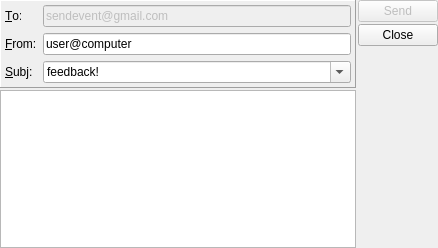
<?xml version="1.0" encoding="UTF-8"?>
<ui version="4.0">
 <class>EWAFeedBackDialogUi</class>
 <widget class="QDialog" name="EWAFeedBackDialogUi">
  <property name="geometry">
   <rect>
    <x>0</x>
    <y>0</y>
    <width>438</width>
    <height>248</height>
   </rect>
  </property>
  <property name="windowTitle">
   <string>Feedback Form</string>
  </property>
  <layout class="QGridLayout" name="gridLayout_3">
   <property name="leftMargin">
    <number>0</number>
   </property>
   <property name="topMargin">
    <number>0</number>
   </property>
   <property name="rightMargin">
    <number>0</number>
   </property>
   <property name="bottomMargin">
    <number>0</number>
   </property>
   <property name="spacing">
    <number>0</number>
   </property>
   <item row="0" column="0">
    <widget class="QStackedWidget" name="stackedWidget">
     <property name="currentIndex">
      <number>0</number>
     </property>
     <widget class="QWidget" name="pInputMessagePage">
      <layout class="QGridLayout" name="gridLayout_2">
       <property name="leftMargin">
        <number>0</number>
       </property>
       <property name="topMargin">
        <number>0</number>
       </property>
       <property name="rightMargin">
        <number>2</number>
       </property>
       <property name="bottomMargin">
        <number>0</number>
       </property>
       <property name="horizontalSpacing">
        <number>0</number>
       </property>
       <property name="verticalSpacing">
        <number>2</number>
       </property>
       <item row="0" column="0">
        <widget class="QFrame" name="frame">
         <property name="frameShape">
          <enum>QFrame::Panel</enum>
         </property>
         <property name="frameShadow">
          <enum>QFrame::Raised</enum>
         </property>
         <layout class="QGridLayout" name="gridLayout">
          <property name="leftMargin">
           <number>4</number>
          </property>
          <property name="topMargin">
           <number>4</number>
          </property>
          <property name="rightMargin">
           <number>4</number>
          </property>
          <property name="bottomMargin">
           <number>4</number>
          </property>
          <item row="0" column="0">
           <layout class="QFormLayout" name="formLayout">
            <item row="0" column="0">
             <widget class="QLabel" name="label">
              <property name="text">
               <string>&amp;To:</string>
              </property>
              <property name="buddy">
               <cstring>pToLineEdit</cstring>
              </property>
             </widget>
            </item>
            <item row="0" column="1">
             <widget class="QLineEdit" name="pToLineEdit">
              <property name="enabled">
               <bool>false</bool>
              </property>
              <property name="toolTip">
               <string>&lt;span&gt;Address for messaging in common way &amp;mdash; by e-mail.&lt;/span&gt;</string>
              </property>
              <property name="inputMask">
               <string notr="true"/>
              </property>
              <property name="text">
               <string>sendevent@gmail.com</string>
              </property>
              <property name="readOnly">
               <bool>true</bool>
              </property>
             </widget>
            </item>
            <item row="1" column="0">
             <widget class="QLabel" name="label_2">
              <property name="text">
               <string>&amp;From:</string>
              </property>
              <property name="buddy">
               <cstring>pFromLineEdit</cstring>
              </property>
             </widget>
            </item>
            <item row="1" column="1">
             <widget class="QLineEdit" name="pFromLineEdit">
              <property name="enabled">
               <bool>true</bool>
              </property>
              <property name="toolTip">
               <string>Your name and/or e-mail.</string>
              </property>
              <property name="inputMask">
               <string notr="true"/>
              </property>
              <property name="text">
               <string>user@computer</string>
              </property>
              <property name="readOnly">
               <bool>false</bool>
              </property>
             </widget>
            </item>
            <item row="2" column="0">
             <widget class="QLabel" name="label_3">
              <property name="text">
               <string>&amp;Subj:</string>
              </property>
              <property name="buddy">
               <cstring>pSubjComboBox</cstring>
              </property>
             </widget>
            </item>
            <item row="2" column="1">
             <widget class="QComboBox" name="pSubjComboBox">
              <property name="toolTip">
               <string>Message' subject</string>
              </property>
              <property name="editable">
               <bool>true</bool>
              </property>
              <item>
               <property name="text">
                <string>feedback!</string>
               </property>
              </item>
              <item>
               <property name="text">
                <string>Feature Request</string>
               </property>
              </item>
              <item>
               <property name="text">
                <string>Bug report</string>
               </property>
              </item>
             </widget>
            </item>
           </layout>
          </item>
         </layout>
        </widget>
       </item>
       <item row="1" column="0">
        <widget class="QTextEdit" name="pTextEdit">
         <property name="toolTip">
          <string>Your message</string>
         </property>
         <property name="html">
          <string>&lt;!DOCTYPE HTML PUBLIC &quot;-//W3C//DTD HTML 4.0//EN&quot; &quot;http://www.w3.org/TR/REC-html40/strict.dtd&quot;&gt;
&lt;html&gt;&lt;head&gt;&lt;meta name=&quot;qrichtext&quot; content=&quot;1&quot; /&gt;&lt;style type=&quot;text/css&quot;&gt;
p, li { white-space: pre-wrap; }
&lt;/style&gt;&lt;/head&gt;&lt;body style=&quot; font-family:'Oxygen-Sans'; font-size:10pt; font-weight:400; font-style:normal;&quot;&gt;
&lt;p style=&quot;-qt-paragraph-type:empty; margin-top:0px; margin-bottom:0px; margin-left:0px; margin-right:0px; -qt-block-indent:0; text-indent:0px; font-family:'MS Shell Dlg 2'; font-size:8pt;&quot;&gt;&lt;br /&gt;&lt;/p&gt;&lt;/body&gt;&lt;/html&gt;</string>
         </property>
        </widget>
       </item>
      </layout>
     </widget>
     <widget class="QWidget" name="pViewResultPage">
      <layout class="QGridLayout" name="gridLayout_5">
       <item row="0" column="0">
        <widget class="QLabel" name="pResultLabel">
         <property name="frameShape">
          <enum>QFrame::Panel</enum>
         </property>
         <property name="frameShadow">
          <enum>QFrame::Raised</enum>
         </property>
         <property name="text">
          <string>Sending...</string>
         </property>
         <property name="scaledContents">
          <bool>false</bool>
         </property>
         <property name="alignment">
          <set>Qt::AlignHCenter|Qt::AlignTop</set>
         </property>
         <property name="wordWrap">
          <bool>true</bool>
         </property>
         <property name="openExternalLinks">
          <bool>true</bool>
         </property>
        </widget>
       </item>
       <item row="1" column="0">
        <spacer name="verticalSpacer_2">
         <property name="orientation">
          <enum>Qt::Vertical</enum>
         </property>
         <property name="sizeHint" stdset="0">
          <size>
           <width>20</width>
           <height>40</height>
          </size>
         </property>
        </spacer>
       </item>
      </layout>
     </widget>
    </widget>
   </item>
   <item row="0" column="1">
    <layout class="QVBoxLayout" name="verticalLayout_2">
     <property name="spacing">
      <number>2</number>
     </property>
     <item>
      <widget class="QPushButton" name="pSendButton">
       <property name="enabled">
        <bool>false</bool>
       </property>
       <property name="toolTip">
        <string>Press for send message</string>
       </property>
       <property name="text">
        <string>Send</string>
       </property>
       <property name="icon">
        <iconset resource="ewa.qrc">
         <normaloff>:/images/checkbox_mark.png</normaloff>:/images/checkbox_mark.png</iconset>
       </property>
      </widget>
     </item>
     <item>
      <widget class="QPushButton" name="pCloseButton">
       <property name="toolTip">
        <string>Press to this close dialog</string>
       </property>
       <property name="text">
        <string>Close</string>
       </property>
       <property name="icon">
        <iconset resource="ewa.qrc">
         <normaloff>:/images/close.png</normaloff>:/images/close.png</iconset>
       </property>
      </widget>
     </item>
     <item>
      <spacer name="verticalSpacer">
       <property name="orientation">
        <enum>Qt::Vertical</enum>
       </property>
       <property name="sizeHint" stdset="0">
        <size>
         <width>20</width>
         <height>40</height>
        </size>
       </property>
      </spacer>
     </item>
    </layout>
   </item>
  </layout>
 </widget>
 <tabstops>
  <tabstop>pFromLineEdit</tabstop>
  <tabstop>pSubjComboBox</tabstop>
  <tabstop>pTextEdit</tabstop>
  <tabstop>pSendButton</tabstop>
  <tabstop>pCloseButton</tabstop>
  <tabstop>pToLineEdit</tabstop>
 </tabstops>
 <resources>
  <include location="ewa.qrc"/>
 </resources>
 <connections/>
</ui>
